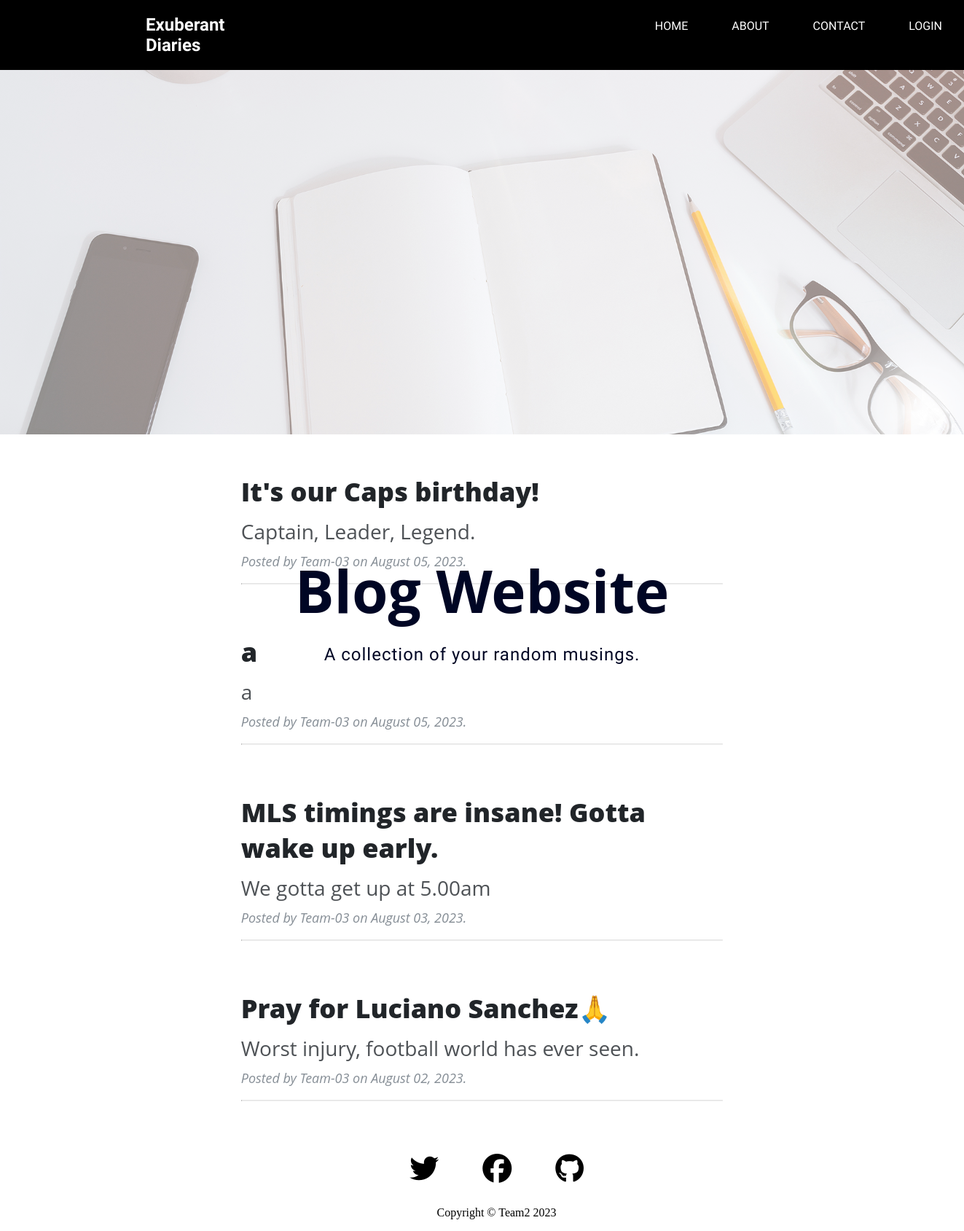
The page / on the database its author committed.
### app.py (models this page shows)
class Blog(db.Model):
    id = db.Column(db.Integer, primary_key=True)
    title = db.Column(db.String(250), unique=True, nullable=False)
    subtitle = db.Column(db.String(250), nullable=False)
    date = db.Column(db.String(250), nullable=False)
    body = db.Column(db.String)

### app.py (the view)
@app.route('/')
def home():
    all_posts = db.session.query(Blog).order_by(desc(Blog.date))
    return render_template("index.html", posts=all_posts, admin_logged_in=admin_logged_in)

### templates/index.html (shortened to what this page needs)
<!DOCTYPE html>
<html lang="en">
<head>
    <link rel="stylesheet" href="static/css/index.css">
</head>
<body>
    <nav>
        <h1 id="page-title">Exuberant Diaries</h1>
        <ul class="nav-ul">
            <li>HOME</li>
            <li><a href="{{ url_for('about') }}">ABOUT</a></li>
            <li><a href="{{ url_for('contact') }}">CONTACT</a></li>
            {% if admin_logged_in %}
            <li><a href="{{ url_for('logout') }}">LOGOUT</a></li>
            {% else %}
            <li><a href="{{ url_for('login') }}">LOGIN</a></li>
            {% endif %}
        </ul>
    </nav>
    <div class="page-img">
        <img src="static/img/home-bg.jpg" alt="">
    </div>
    <div class="heading">
        <h1>Blog Website</h1>
        <p>A collection of your random musings.</p>
    </div>
    {% for post in posts %}
    <div class="posts">
        <a class="posts-anchor" href="{{ url_for('show_post', post_id=post.id, is_logged_in=admin_logged_in) }}">
            <p class="title">{{ post.title }}</p>
            <p class="subtitle">{{ post.subtitle }}</p>
        </a>
        <p class="author">Posted by Team-03 on {{ post.date }}.</p>
        <hr>
    </div>
    {% endfor %}
    <footer>
        <ul class="footer-ul">
            <li><h1><i class="fa-brands fa-twitter fa-2xl"></i></h1></li>
            <li><h1><i class="fa-brands fa-facebook fa-2xl"></i></h1></li>
            <li><h1><i class="fa-brands fa-github fa-2xl"></i></h1></li>
        </ul>
        <p>Copyright © Team2 2023</p>
    </footer>
</body>
</html>

### static/css/index.css (style rules this page uses)
body { margin: 0; }
nav { width: 100%; display: flex; background-color: black; color: white; font-family: 'Wix Madefor Text', sans-serif; }
#page-title { margin-left: 200px; }
.nav-ul { display: flex; list-style-type: none; margin-left: 510px; }
li { padding: 10px 30px; }
.heading a, nav a { text-decoration: none; color: white; }
img { width: 100%; height: 500px; object-fit: cover; background-color: #1d2024; opacity: 0.5; }
.heading { text-align: center; position: absolute; top: 50%; left: 50%; transform: translate(-50%, -50%); color: #000624; }
.heading h1 { font-family: "Open Sans", Geneva, Tahoma, sans-serif; font-size: 5rem; margin: 0; }
.heading p { font-family: 'Wix Madefor Text', sans-serif; font-size: 1.5rem; letter-spacing: 1px; margin-top: 20px; }
.posts { display: block; width: 50%; margin: 4px auto 0; padding: 10px; font-family: "Open Sans", Geneva, Tahoma, sans-serif; }
.posts-anchor { text-decoration: none; }
.title { color: #212529; font-size: 36px; font-weight: 900; }
.subtitle { color: #4e5256; font-size: 28px; margin-top: -25px; margin-bottom: 10px; }
.author { color: #868e96; font-size: 18px; font-style: italic; margin-top: 0; }
.posts hr { border-top: 1px solid rgba(0,0,0,.1); }
li h1 { font-size: 20px; }
.footer-ul { margin-top: 40px; display: flex; justify-content: center; list-style-type: none; }
footer p { margin-left: 40px; text-align: center; }

### rows shown on the page
Blog: title "It's our Caps birthday!", subtitle "Captain, Leader, Legend.", date "August 05, 2023"
Blog: title "a", subtitle "a", date "August 05, 2023"
Blog: title "MLS timings are insane! Gotta wake up early.", subtitle "We gotta get up at 5.00am", date "August 03, 2023"
Blog: title "Pray for Luciano Sanchez🙏", subtitle "Worst injury, football world has ever seen.", date "August 02, 2023"
